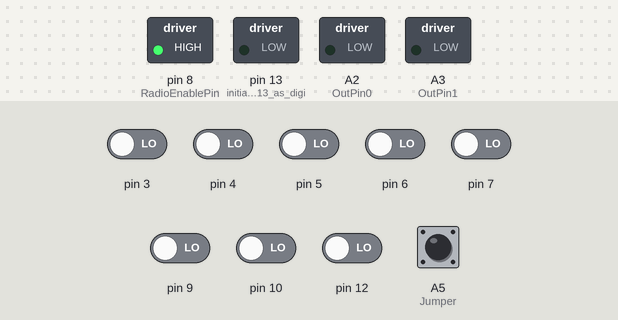
Recording of a sketch running on a simulated Arduino Uno, built with avr-gcc and run on an emulated ATmega328P. Parts: switched loads named in the sketch (green lamp = pin HIGH). The inputs (shaded band) are chosen by the test bench; at power-on: A5 (Jumper) HIGH, pin 3–7, pin 9, pin 10, pin 12 LOW. What the sketch prints to the serial monitor is not drawn.

Above: at 0.1 s.
At 0.6 s:
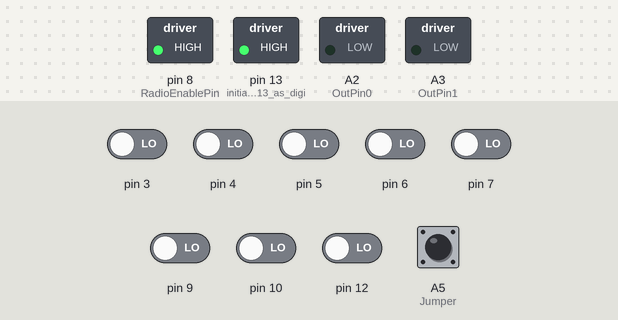
Timing chart, 0 to 12.0 s (numbered marks = the images above):
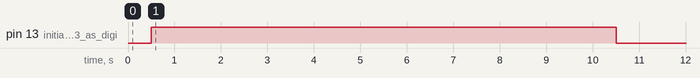

The sketch:

MotorCounters_LineFollowing_v1.0.ino
```cpp
#include <QTRSensors.h>

#define NUM_SENSORS   8     // number of sensors used
#define TIMEOUT       2500  // waits for 2500 microseconds for sensor outputs to go low
#define EMITTER_PIN   2     // emitter is controlled by digital pin 2

const int analogInPin0 = A0; //left encoder input
const int analogInPin1 = A1; //right encoder input
const int OutPin0 = A2; // out pin for left encoder
const int OutPin1 = A3;  // out pin for right encoder
const int RadioEnablePin = 8; // radio pin
const int Jumper = A5; // pin number the jumper is conected to

// sensors 0 through 7 are connected to digital pins 3 through 10, plus 12 respectively
QTRSensorsRC qtrrc((unsigned char[]) {
  3, 4, 5, 6, 7, 9, 10, 12
}, NUM_SENSORS, TIMEOUT, EMITTER_PIN);
unsigned int sensorValues[NUM_SENSORS];

int sensorValue0 = 0;
int sensorValue1 = 0;
int count0 = 0;
int count1 = 0;
int val = 0;


bool lastValue0 = false;
bool lastValue1 = false;
bool Value0 = false;
bool Value1 = false;
bool newValue0 = false;
bool newValue1 = false;
bool lineFlag = false; // if line jumper not fitted line will be flase.

void setup() {
  count0 = 0;
  count1 = 0;

  // define output pins for encoder input, output plus radio enable.
  pinMode(13, OUTPUT);   // initialize pin 13 as digital output (LED)
  pinMode(RadioEnablePin, OUTPUT); // initialize pin to control the radio
  pinMode(OutPin0, OUTPUT); // initialize pin 2 as an output to signal change of A0 status
  pinMode(OutPin1, OUTPUT); // initialize pin 3 as an output to signal change of A1 status
  pinMode(Jumper, INPUT_PULLUP);

  // Enable radio and start the serial link

  digitalWrite(RadioEnablePin, HIGH); // turn on the radio if set to HIGH, LOW is off.
  Serial.begin(115200);    // start the serial port at 115200 baud
  delay(1);

  // setup & calibrat line following sensors if jumper is fitted

  if (digitalRead(Jumper)) {
    Serial.println("line following selected");
    Serial.println("Starting Line Calibration");
    delay(500);
    pinMode(13, OUTPUT);
    digitalWrite(13, HIGH);    // turn on Arduino's LED to indicate we are in calibration mode
    for (int i = 0; i < 400; i++)  // make the calibration take about 10 seconds
    {
      qtrrc.calibrate();       // reads all sensors 10 times at 2500 us per read (i.e. ~25 ms per call)
    }
    digitalWrite(13, LOW);     // turn off Arduino's LED to indicate we are through with calibration

    // print the calibration minimum values measured when emitters were on

    for (int i = 0; i < NUM_SENSORS; i++)
    {
      Serial.print(qtrrc.calibratedMinimumOn[i]);
      Serial.print(' ');
    }
    Serial.println();

    // print the calibration maximum values measured when emitters were on
    for (int i = 0; i < NUM_SENSORS; i++)
    {
      Serial.print(qtrrc.calibratedMaximumOn[i]);
      Serial.print(' ');
    }
    Serial.println();
    Serial.println();
    delay(1000);
    lineFlag = true;
    Serial.println("finished line calibration");
  }
  else {
    Serial.println("Motor Counters started");
  }
}

void loop() {
  // put your main code here, to run repeatedly:
  if (!lineFlag) {
    // read the analog in value:
    sensorValue0 = analogRead(analogInPin0);
    sensorValue1 = analogRead(analogInPin1);


    if (sensorValue0 > 600) {

      Value0 = true;
    }
    else {
      Value0 = false;
    }

    if (sensorValue1 > 700) {

      Value1 = true;
    }
    else {
      Value1 = false;
    }

    if (Value0 != lastValue0) {

      count0 = count0 + 1;
      lastValue0 = Value0;
      newValue0 = true;
    }

    if (Value1 != lastValue1) {

      count1 = count1 + 1;
      lastValue1 = Value1;
      newValue1 = true;
    }
    if (newValue0 || newValue1) {
      Serial.println(String(count0) + " " + String(count1));

    }
    if (newValue0) {
      //Serial.println(String(count0) + " " + String(count1));
      //Serial.println("l: " + String(sensorValue0) +" r: " + String(sensorValue1));
      //Serial.println("Sensor left: " + String(sensorValue0) +" Sensor right: " + String(sensorValue1));
      newValue0 = false;
      if (digitalRead(OutPin0)) {
        digitalWrite(OutPin0, LOW);
      }
      else {
        digitalWrite(OutPin0, HIGH);

      }
    }


    if (newValue1) {
      //Serial.println(String(count0) + " " + String(count1));
      //Serial.println("l: " + String(sensorValue0) +" r: " + String(sensorValue1));
      //Serial.println("Sensor left: " + String(sensorValue0) +" Sensor right: " + String(sensorValue1));
      newValue1 = false;
      if (digitalRead(OutPin1)) {
        digitalWrite(OutPin1, LOW);
      }
      else {
        digitalWrite(OutPin1, HIGH);

      }
    }

    delayMicroseconds(1);
  }
  else {
    // read calibrated sensor values and obtain a measure of the line position from 0 to 5000
    // To get raw sensor values, call:
    //  qtrrc.read(sensorValues); instead of unsigned int position = qtrrc.readLine(sensorValues);
    unsigned int position = qtrrc.readLine(sensorValues);

    // print the sensor values as numbers from 0 to 1000, where 0 means maximum reflectance and
    // 1000 means minimum reflectance, followed by the line position
    /*
    for (unsigned char i = 0; i < NUM_SENSORS; i++)
    {
      Serial.print(sensorValues[i]);
      Serial.print('\t');
    }
    */
    //Serial.println(); // uncomment this line if you are using raw values
    Serial.println(position); // comment this line out if you are using raw values

    delay(10);

  }
}
```
